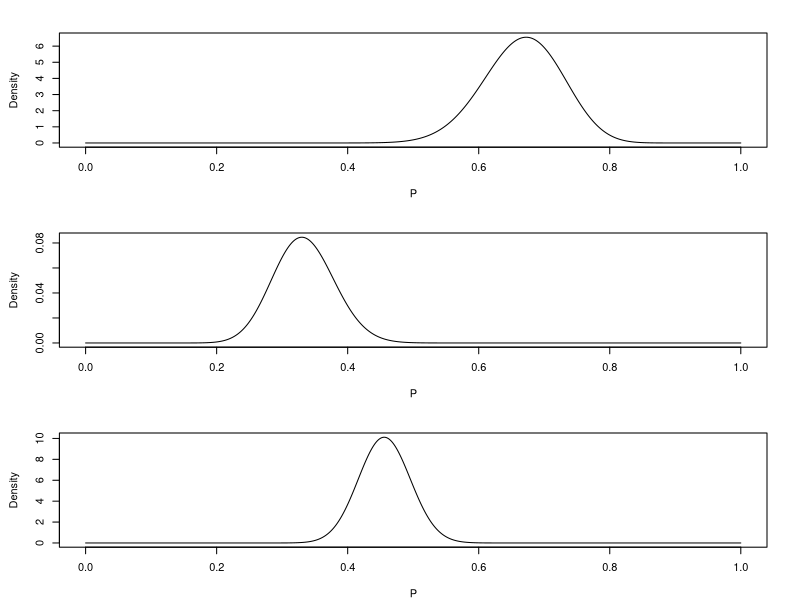
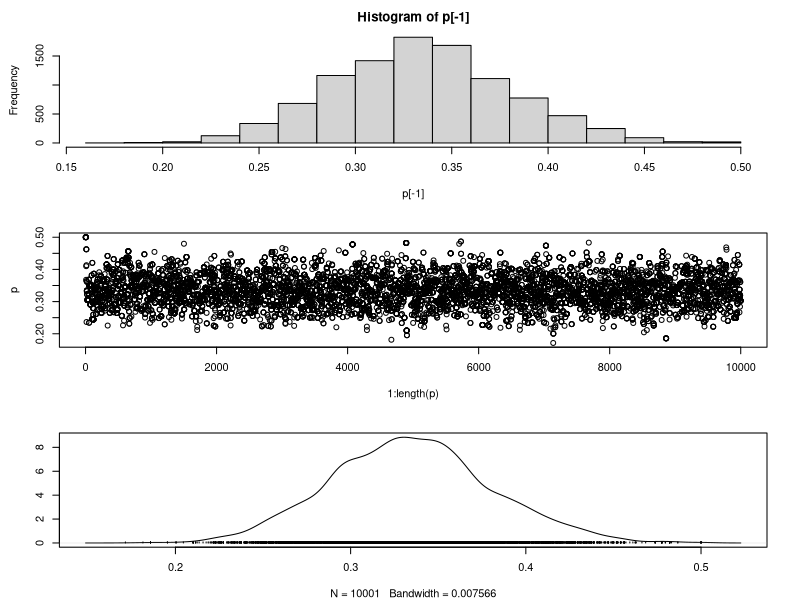
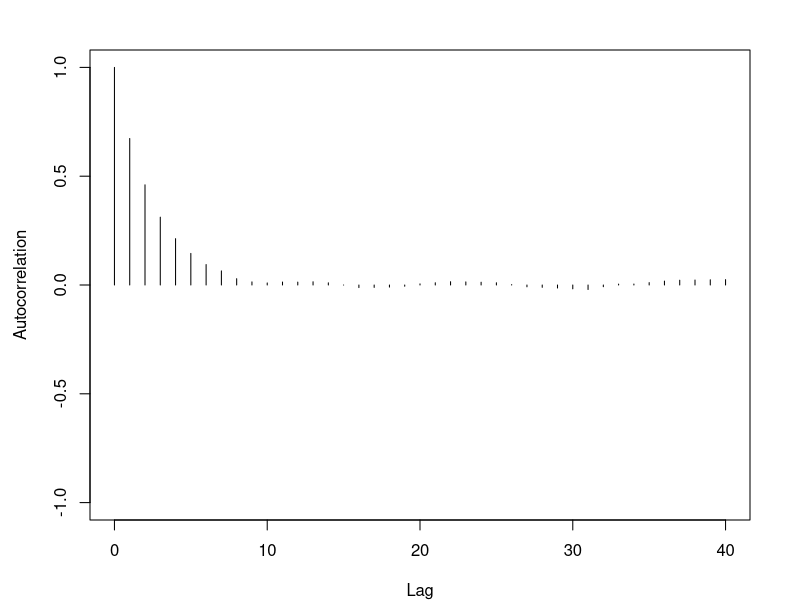
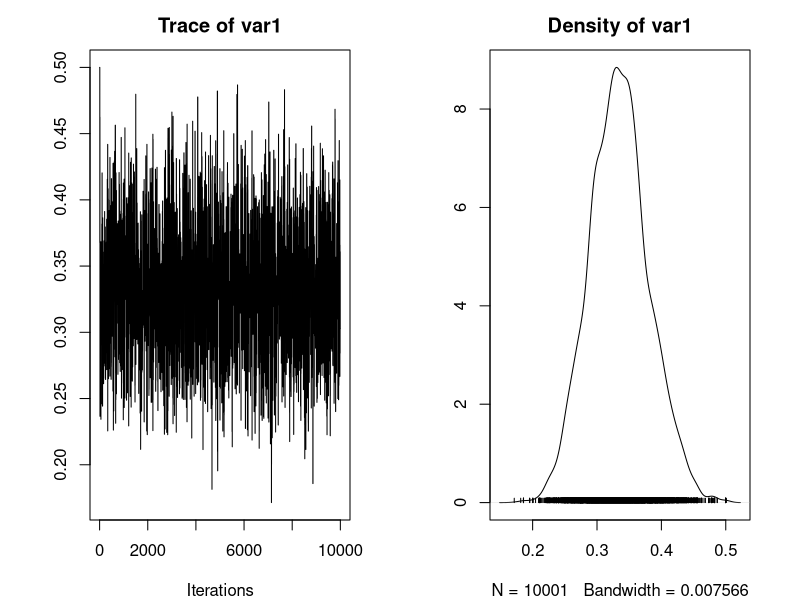

The R source for these figures, in order:
## ---- chunk 1
# Beta Prior
a<-40; b<-20
x<-seq(from=0,to=1,len=1000)
priorF<-dbeta(x,shape1=a,shape2 = b)
par(mfrow=c(3,1),mar=c(3.0,3.5,1.5,1.5)+1)
plot(x,priorF,xlab='P',ylab='Density',type='l')

# Binomial Likelihood
likF<-dbinom(33,size=100,prob = x)
plot(x,likF,xlab='P',ylab='Density',type='l')

# Conjugate Beta Posterior
aPrime<-a+33; bPrime<-b+100-33
x<-seq(from=0,to=1,len=1000)
postF<-dbeta(x,shape1=aPrime,shape2 = bPrime)
plot(x,postF,xlab='P',ylab='Density',type='l')
## ---- chunk 2
likBinom<-function(p,s,n){
  lik<-dbinom(s,size=n,prob = p)
  # nllik<- -sum(dbinom(s,size=n,prob = parVec,log=TRUE))
  # cat("nllik= ",nllik,sep=" ",fill=T);cat(" ",sep=" ",fill=T)
  return(lik)
}
## ---- chunk 3
priorBeta<-function(p,a,b){
  prob<-dbeta(p,shape1=a,shape2 = b)
  # nllik<- -sum(dbinom(s,size=n,prob = parVec,log=TRUE))
  # cat("nllik= ",nllik,sep=" ",fill=T);cat(" ",sep=" ",fill=T)
  return(prob)
}
## ---- chunk 4
proDist<-function(currentP,sd){
  p<-rnorm(n=1,mean=currentP,sd=sd)
  if(p>0 & p<1) return(p)
  proDist(currentP,sd)
}
  
proDist(0.2,0.2)
## ---- chunk 5
nIter<-10000
mySD<-0.2; a<-1;b<-1
p<-vector()
p[1]<-0.5
for(i in 1:nIter){
  proposedP<-proDist(p[i],mySD)
  r<-min(1, ( likBinom(proposedP,33,100)*priorBeta(proposedP,a,b) ) / ( likBinom(p[i],33,100) *priorBeta(p[i],a,b) ) )
  if(runif(1)<r) {
    p[i+1]<-proposedP
  } else {
    p[i+1]<-p[i]
  } 
}

hist(p[-1])
plot(1:length(p),p)
## ---- chunk 6
library(coda)
pMCMC<-as.mcmc(p)
densplot(pMCMC)
HPDinterval(pMCMC)
autocorr.plot(pMCMC)
plot(pMCMC)

